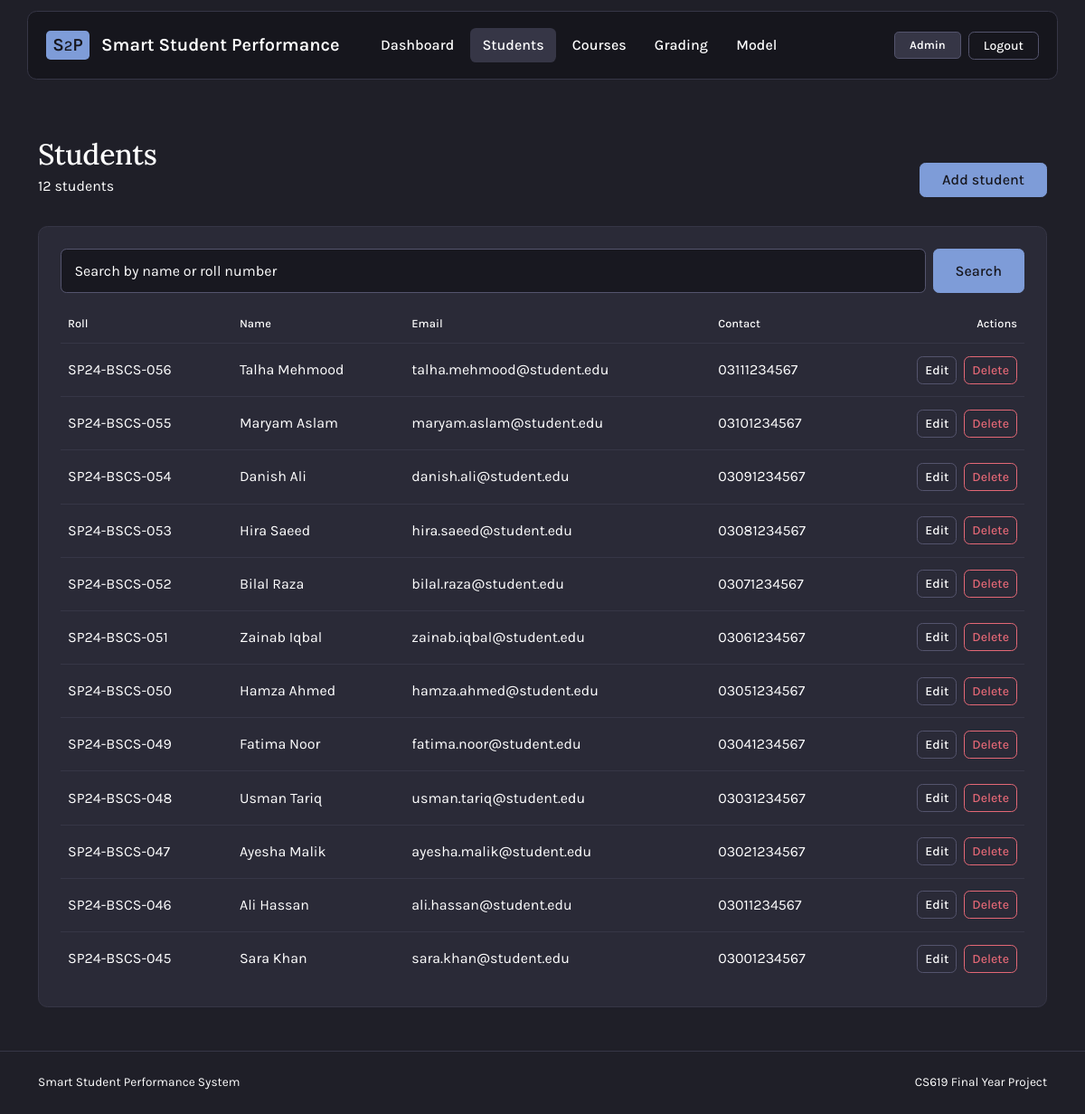
The page /admin/students (signed in) on the database its author committed.
### app/models.py (models this page shows)
class Student(db.Model):
    id = db.Column(db.Integer, primary_key=True)
    roll_number = db.Column(db.String(20), unique=True, nullable=False)
    name = db.Column(db.String(100), nullable=False)
    email = db.Column(db.String(120), unique=True, nullable=False)
    contact = db.Column(db.String(20), nullable=False)
    enrollments = db.relationship(
        "Enrollment", backref="student", cascade="all, delete-orphan"
    )
    marks = db.relationship("Marks", backref="student", cascade="all, delete-orphan")
    attendance_records = db.relationship(
        "Attendance", backref="student", cascade="all, delete-orphan"
    )
    predictions = db.relationship(
        "Prediction", backref="student", cascade="all, delete-orphan"
    )

### app/routes.py (the view, shortened to what this page needs)
@main.route("/admin/students", methods=["GET", "POST"])
@login_required
@role_required(ROLE_ADMIN)
def admin_students():
    search_text = request.args.get("q", "").strip()
    query = Student.query
    if search_text:
        pattern = f"%{search_text}%"
        query = query.filter(
            db.or_(Student.name.ilike(pattern), Student.roll_number.ilike(pattern))
        )
    students = query.order_by(Student.id.desc()).all()
    return render_template(
        "admin_students.html", students=students, search_text=search_text
    )

### app/routes.py (called while the page is built)
def login_required(view):
    @wraps(view)
    def wrapped_view(*args, **kwargs):
        if "user_id" not in session:
            flash("Please log in to continue.", "warning")
            return redirect(url_for("main.login"))
        return view(*args, **kwargs)
    return wrapped_view

def role_required(*allowed_roles):
    def decorator(view):
        @wraps(view)
        def wrapped_view(*args, **kwargs):
            if "role" not in session or session["role"] not in allowed_roles:
                flash("You do not have permission to access this page.", "danger")
                return redirect(url_for("main.index"))
            return view(*args, **kwargs)
        return wrapped_view
    return decorator

### app/templates/admin_students.html (shortened to what this page needs)
{% extends 'base.html' %}
{% block content %}
  <div class="page-header d-flex justify-content-between align-items-end flex-wrap gap-3">
    <div>
      <h1 class="h2 mb-1">Students</h1>
      <p class="text-muted mb-0">
        {{ students|length }} student{{ '' if students|length == 1 else 's' }}
      </p>
    </div>
    <button class="btn btn-primary px-4"
            type="button"
            data-bs-toggle="collapse"
            data-bs-target="#add-student">Add student</button>
  </div>
  <div class="surface-card p-4">
    <form method="GET" class="d-flex gap-2 mb-3">
      <input class="form-control form-control-soft"
             type="text"
             name="q"
             value="{{ search_text }}"
             placeholder="Search by name or roll number" />
      <button class="btn btn-primary px-4" type="submit">Search</button>
    </form>
    {% if students %}
      <div class="table-responsive">
        <table class="table align-middle">
          <thead>
            <tr>
              <th>Roll</th>
              <th>Name</th>
              <th>Email</th>
              <th>Contact</th>
              <th class="text-end">Actions</th>
            </tr>
          </thead>
          <tbody>
            {% for student in students %}
              <tr>
                <td class="text-nowrap">{{ student.roll_number }}</td>
                <td>{{ student.name }}</td>
                <td>{{ student.email }}</td>
                <td class="text-nowrap">{{ student.contact }}</td>
                <td class="text-end text-nowrap">
                  <a class="btn btn-outline-secondary btn-sm me-1"
                     href="{{ url_for('main.admin_edit_student', student_id=student.id) }}">Edit</a>
                  <form method="POST"
                        action="{{ url_for('main.admin_delete_student', student_id=student.id) }}"
                        class="d-inline"
                        onsubmit="return confirm('Delete this student? Their marks, attendance and predictions will be deleted too.');">
                    <button type="submit" class="btn btn-outline-danger btn-sm">Delete</button>
                  </form>
                </td>
              </tr>
            {% endfor %}
          </tbody>
        </table>
      </div>
    {% else %}
      <p class="text-muted mb-0">No students found.</p>
    {% endif %}
  </div>
{% endblock %}

### app/static/CSS/style.css (style rules this page uses)
:root { --bg-base: #1f1f28; --bg-navbar: #16161d; --bg-surface: #2a2a37; --bg-input: #181820; --bg-hover: #363646; --border-subtle: #363646; --border-input: #54546d; --border-hover: #938aa9; --accent: #7e9cd8; --accent-hover: #6c8bc9; --accent-danger: #e46876; --accent-success: #98bb6c; --accent-warning: #e6c384; --radius-sm: 0.3rem; --radius-md: 0.4rem; --radius-lg: 0.5rem; --radius-xl: 0.65rem; }
body { min-height: 100vh; font-family: "Karla", system-ui, -apple-system, "Segoe UI", sans-serif; color: var(--text-primary); background: var(--bg-base); }
.app-shell { display: flex; flex-direction: column; }
a { color: var(--accent); text-decoration: none; }
.page-header { margin-bottom: 2rem; }
.surface-card { background: var(--bg-surface); border: 1px solid var(--border-subtle); border-radius: var(--radius-xl); color: var(--text-primary); box-shadow: none !important; }
h1, h2, h3, h4, h5, h6 { font-family: "Lora", Georgia, serif; color: var(--text-bright); font-weight: 600; letter-spacing: -0.01em; }
.text-muted { color: var(--text-muted) !important; }
.form-control-soft { background-color: var(--bg-input); color: var(--text-bright); border: 1px solid var(--border-input); border-radius: var(--radius-md); padding: 0.7rem 0.9rem; transition: border-color 0.12s ease; }
.form-control-soft::placeholder { color: var(--text-muted); opacity: 1; }
.btn { border-radius: var(--radius-md); font-weight: 500; transition: background-color 0.12s ease, border-color 0.12s ease, color 0.12s ease; }
.btn-primary { background: var(--accent); border-color: var(--accent); color: var(--bg-navbar); }
.btn-outline-secondary { border-color: var(--border-input); color: var(--text-primary); }
.btn-outline-danger { border-color: var(--accent-danger); color: var(--accent-danger); }
.table { --bs-table-color: var(--text-primary); --bs-table-bg: transparent; --bs-table-border-color: var(--border-subtle); margin-bottom: 0; }
.table > :not(:first-child) { border-top: 0; }
.table thead th { padding-bottom: 0.75rem; font-size: 0.8rem; font-weight: 500; color: var(--text-muted); }
.table tbody td { padding-top: 0.85rem; padding-bottom: 0.85rem; }
.table tbody tr:last-child td { border-bottom: 0; }
.table-responsive { border-radius: var(--radius-lg); }

### rows shown on the page
Student: roll_number "SP24-BSCS-056", name "Talha Mehmood", email "talha.mehmood@student.edu", contact "03111234567"
Student: roll_number "SP24-BSCS-055", name "Maryam Aslam", email "maryam.aslam@student.edu", contact "03101234567"
Student: roll_number "SP24-BSCS-054", name "Danish Ali", email "danish.ali@student.edu", contact "03091234567"
Student: roll_number "SP24-BSCS-053", name "Hira Saeed", email "hira.saeed@student.edu", contact "03081234567"
Student: roll_number "SP24-BSCS-052", name "Bilal Raza", email "bilal.raza@student.edu", contact "03071234567"
Student: roll_number "SP24-BSCS-051", name "Zainab Iqbal", email "zainab.iqbal@student.edu", contact "03061234567"
Student: roll_number "SP24-BSCS-050", name "Hamza Ahmed", email "hamza.ahmed@student.edu", contact "03051234567"
Student: roll_number "SP24-BSCS-049", name "Fatima Noor", email "fatima.noor@student.edu", contact "03041234567"
Student: roll_number "SP24-BSCS-048", name "Usman Tariq", email "usman.tariq@student.edu", contact "03031234567"
Student: roll_number "SP24-BSCS-047", name "Ayesha Malik", email "ayesha.malik@student.edu", contact "03021234567"
Student: roll_number "SP24-BSCS-046", name "Ali Hassan", email "ali.hassan@student.edu", contact "03011234567"
Student: roll_number "SP24-BSCS-045", name "Sara Khan", email "sara.khan@student.edu", contact "03001234567"

### other values the page prints
{{ session.get("role").capitalize() }} "Admin"
{{ students|length }} "12"
{{ '' if students|length == 1 else 's' }} "s"
